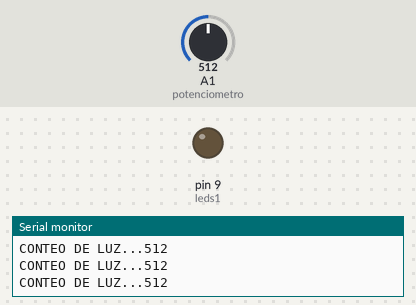
Recording of a sketch running on a simulated Arduino Uno, built with avr-gcc and run on an emulated ATmega328P. On the bench: output pins drawn as LEDs (lit = HIGH), the last lines printed to the serial monitor. The test bench sets the inputs (shaded band); at power-on: A1 (potenciometro) = 512.

Above: at 1.2 s.
1.3 s: A1 (potenciometro) set to 716
At 2.3 s:
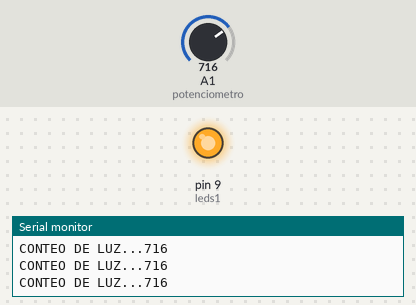
2.8 s: A1 (potenciometro) set to 511
At 3.7 s:
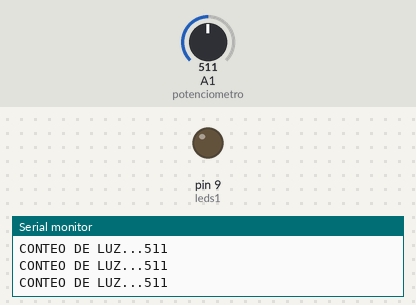
5.8 s: A1 (potenciometro) set to 532
At 6.9 s:
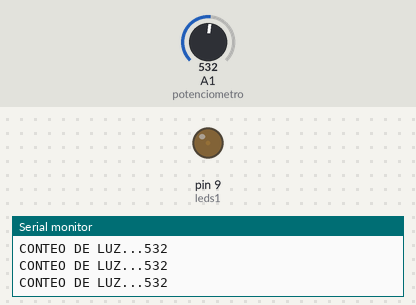
7.3 s: A1 (potenciometro) set to 628
At 8.3 s:
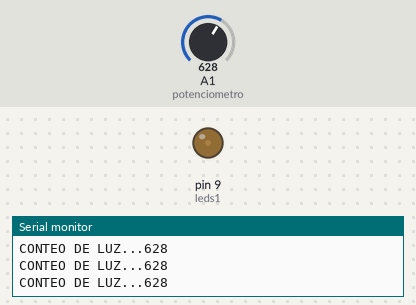
8.8 s: A1 (potenciometro) set to 657
At 9.7 s:
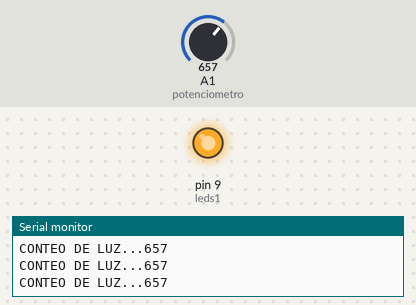
Timing chart, 0 to 11.3 s (numbered marks = the images above; inputs shaded):
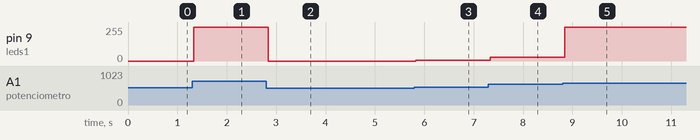

Measured:
- the behaviour switches between 642 and 643 on A1 (potenciometro) (found by bisection; images 4 and 5)
- after the input at 1.3 s, pin 9 (leds1): 0/255 → 255/255 at once
- after the input at 2.8 s, pin 9 (leds1): 255/255 → 0/255 at once
- after the input at 5.8 s, pin 9 (leds1): 0/255 → 4/255 at once
- after the input at 7.3 s, pin 9 (leds1): 4/255 → 28/255 at once
- after the input at 8.8 s, pin 9 (leds1): 28/255 → 255/255 at once

The sketch:

ejercicio_8.ino
```cpp
int leds1 = 9;
int potenciometro = A1;
int luz = 0;
int led_intensidad = 0;

void setup() {
  Serial.begin(9600);
  pinMode(leds1, OUTPUT);
}

void cambio_valores () {
  Serial.print("CONTEO DE LUZ...");
  Serial.println(luz);


}

void loop() {
  luz = analogRead(potenciometro);
  cambio_valores();
  led_intensidad = (luz * 255) / 1024;


  analogWrite(leds1, led_intensidad);

}
```
